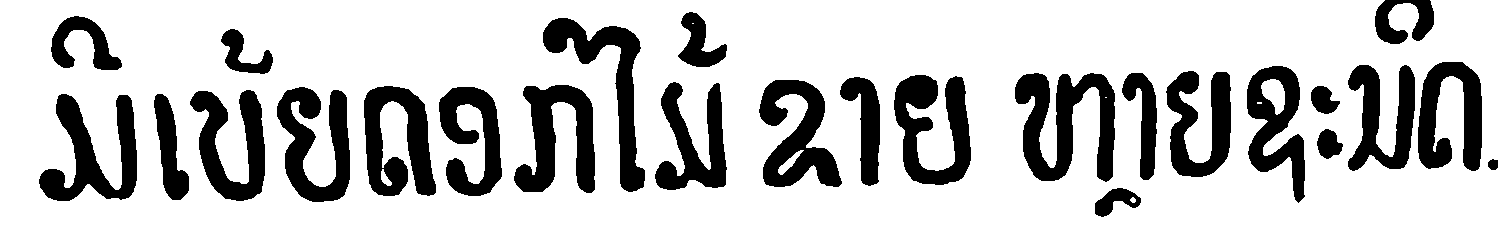
#> input picture sources/ink_a.png, 1498 x 244 px
$ python segment.py ../sources/ink_a.png ../sources/ink_b.png
#> lines starting #> are read from the running program, lines starting #| are printed output that depends on the picture; after the words box and inside, x2 and y2 are one past the last pixel; in counts of white or black regions, pixels touching at a corner belong together
"""Deskew a source-ink image, find letter components, save a numbered overview + component data."""
import json, sys
from pathlib import Path
import cv2, numpy as np
src, out = Path(sys.argv[1]), Path(sys.argv[2]); out.mkdir(parents=True, exist_ok=True)
img = cv2.imread(str(src), cv2.IMREAD_GRAYSCALE)
#> img: shape (244, 1498); 78.2% white; 26 black regions, largest, box (x1, y1, x2, y2) and area: (1015, 73, 1115, 182) 5827, (39, 94, 137, 201) 4784, (543, 18, 645, 192) 4773
ink = (img < 128).astype(np.uint8)
# deskew: angle of the best-fit line through component bottoms
n, lab, stats, cent = cv2.connectedComponentsWithStats(ink, 8)
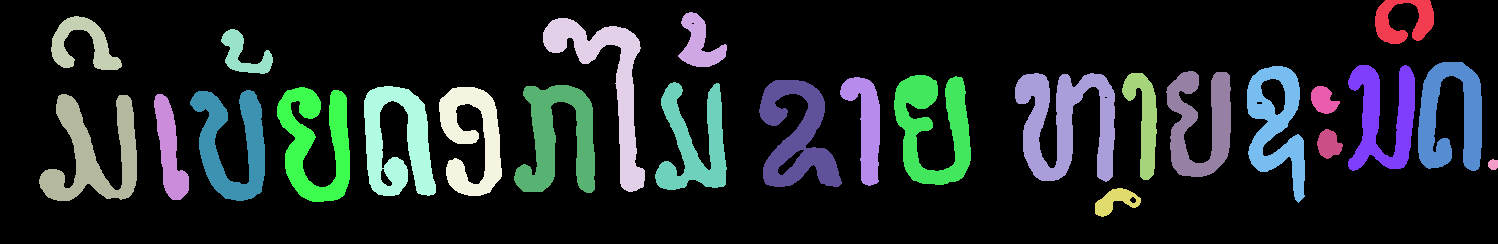
#> lab: shape (244, 1498) int32; 27 distinct labels, from 0 to 26; one colour per label, 0 black
#> n = 27; stats = 27 rows, first 6: [0, 0, 1498, 244, 285671], [1375, 0, 59, 44, 1466], [678, 12, 49, 55, 1345], [51, 16, 71, 54, 1752], [543, 18, 102, 174, 4773], [221, 29, 52, 45, 1030]; cent = 27 pairs, first value 82.87 to 1492.8, second value 21.05 to 200.7
big = [i for i in range(1, n) if stats[i, cv2.CC_STAT_AREA] > 400]
#> big = 25 values from 1 to 26
xs = np.array([stats[i, 0] + stats[i, 2] / 2 for i in big]); ys = np.array([stats[i, 1] + stats[i, 3] for i in big])
#> after `xs = np.array([stats[i, 0] + stats[i, 2] / 2 for i in big])`: xs = 25 values, max 1450 at index 5, min 86.5 at index 2, mean 793.1
#> after `ys = np.array([stats[i, 1] + stats[i, 3] for i in big])`: ys = 25 values, max 217 at index 24, min 44 at index 0, mean 166.3
ang = np.degrees(np.arctan(np.polyfit(xs, ys, 1)[0])) if len(big) > 2 else 0.0
#> ang = -0.442
h, w = ink.shape
#> h = 244; w = 1498
M = cv2.getRotationMatrix2D((w / 2, h / 2), ang, 1.0)
#> M = [[1, -0.00771, 0.963], [0.00771, 1, -5.77]]
cos, sin = abs(M[0, 0]), abs(M[0, 1]); nw, nh = int(h * sin + w * cos), int(h * cos + w * sin)
#> after `cos, sin = (abs(M[0, 0]), abs(M[0, 1]))`: cos = 1; sin = 0.00771
#> after `nw, nh = (int(h * sin + w * cos), int(h * cos + w * sin))`: nw = 1499; nh = 255
M[0, 2] += nw / 2 - w / 2; M[1, 2] += nh / 2 - h / 2
rot = cv2.warpAffine(ink * 255, M, (nw, nh), flags=cv2.INTER_CUBIC)
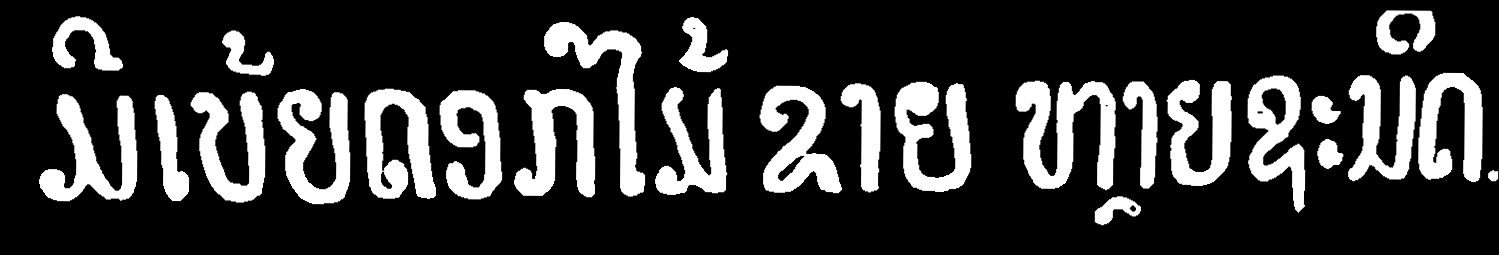
#> rot: shape (255, 1499); min 0, max 255, mean 53.3
rot = (rot > 127).astype(np.uint8)
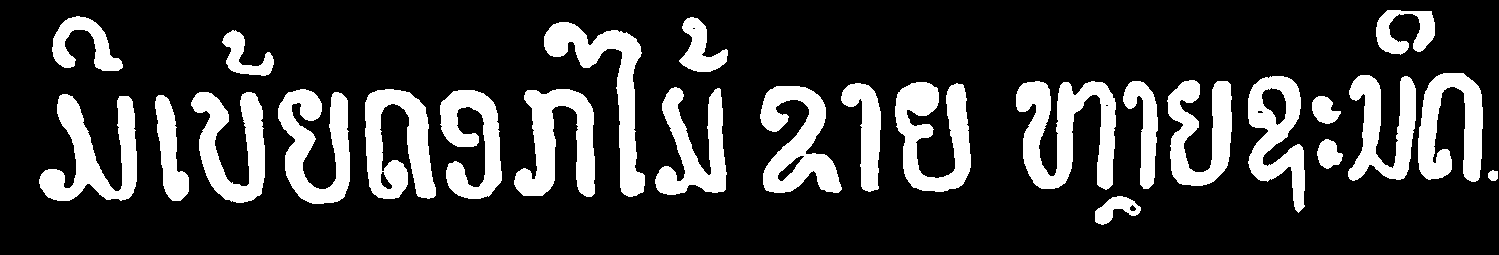
#> rot: shape (255, 1499); values 0 (black) and 1 (white), 20.9% white; 26 white regions, largest, box (x1, y1, x2, y2) and area: (1016, 81, 1116, 190) 5838, (39, 94, 137, 201) 4793, (544, 22, 645, 197) 4788
rot = cv2.morphologyEx(rot, cv2.MORPH_OPEN, np.ones((3, 3), np.uint8))   # remove paint speckle
#> rot: shape (255, 1499); values 0 (black) and 1 (white), 20.9% white; 26 white regions, largest, box (x1, y1, x2, y2) and area: (1016, 81, 1116, 189) 5829, (39, 94, 137, 201) 4787, (544, 22, 645, 197) 4780
if "--vclose" in sys.argv:   # bridge a horizontal gap left by a wire/crack crossing the letters
    k = int(sys.argv[sys.argv.index("--vclose") + 1])
    rot = cv2.morphologyEx(rot, cv2.MORPH_CLOSE, np.ones((k, 3), np.uint8))
if "--close" in sys.argv:    # fill paint pitting inside strokes
    k = int(sys.argv[sys.argv.index("--close") + 1])
    rot = cv2.morphologyEx(rot, cv2.MORPH_CLOSE, cv2.getStructuringElement(cv2.MORPH_ELLIPSE, (k, k)))
cv2.imwrite(str(out / "deskewed.png"), 255 - rot * 255)
n, lab, stats, cent = cv2.connectedComponentsWithStats(rot, 8)
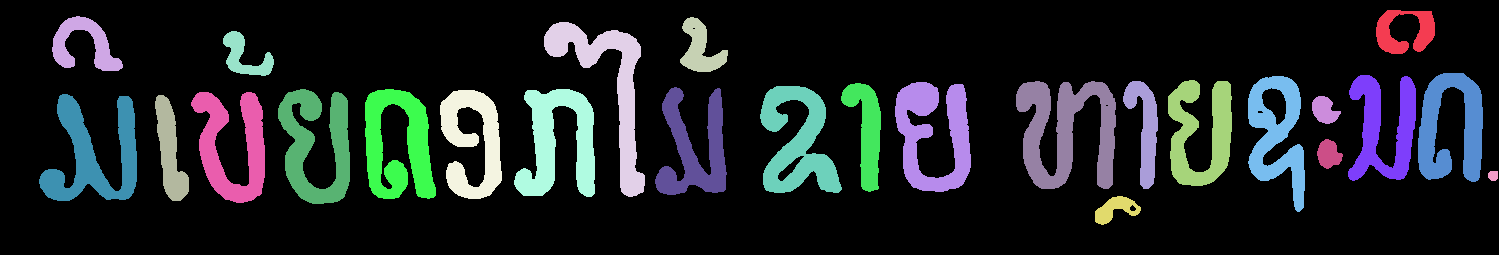
#> lab: shape (255, 1499) int32; 27 distinct labels, from 0 to 26; one colour per label, 0 black
#> stats = 27 rows, first 6: [0, 0, 1499, 255, 302439], [1376, 10, 59, 44, 1463], [52, 16, 71, 55, 1756], [680, 17, 48, 55, 1341], [544, 22, 101, 175, 4780], [223, 31, 51, 45, 1027]; cent = 27 pairs, first value 83.99 to 1492.8, second value 31.6 to 208.8
comps = []
for i in range(1, n):
    x, y, cw, ch, a = stats[i]
    if a < 150: continue
    comps.append({"id": len(comps), "label_index": int(i), "bbox": [int(x), int(y), int(cw), int(ch)], "area": int(a)})
#> this loop made 26 passes
#> (x, y, cw, ch, a) on passes 1 to 12: (1376, 10, 59, 44, 1463), (52, 16, 71, 55, 1756), (680, 17, 48, 55, 1341), (544, 22, 101, 175, 4780), (223, 31, 51, 45, 1027), (1418, 73, 65, 109, 4150), (1348, 75, 68, 106, 3768), (1248, 76, 57, 136, 3973), (1016, 81, 100, 108, 5829), (1123, 81, 35, 108, 1820), (1168, 80, 64, 106, 3947), (841, 83, 40, 109, 2232)
#> after the loop, comps = 25 items
comps.sort(key=lambda c: c["bbox"][0])
for k, c in enumerate(comps): c["id"] = k
#> this loop made 25 passes
vis = cv2.cvtColor(255 - rot * 255, cv2.COLOR_GRAY2BGR)
for c in comps:
    x, y, cw, ch = c["bbox"]
    cv2.rectangle(vis, (x, y), (x + cw, y + ch), (40, 120, 255), 2)
    cv2.putText(vis, str(c["id"]), (x, max(15, y - 4)), cv2.FONT_HERSHEY_SIMPLEX, 0.8, (220, 30, 30), 2)
#> this loop made 25 passes
#> (x, y, cw, ch) on passes 1 to 12: (39, 94, 98, 107), (52, 16, 71, 55), (155, 95, 34, 106), (191, 92, 74, 111), (223, 31, 51, 45), (278, 89, 72, 115), (365, 89, 71, 110), (440, 90, 62, 109), (514, 89, 81, 108), (544, 22, 101, 175), (655, 87, 72, 108), (680, 17, 48, 55)
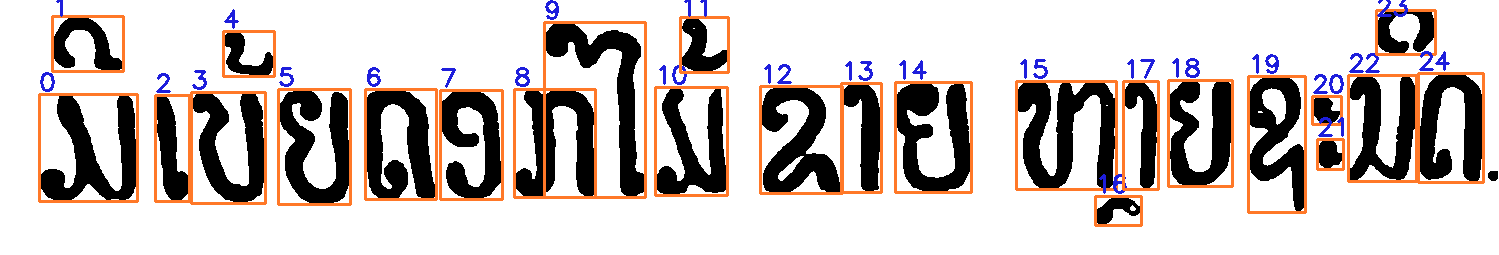
#> vis: shape (255, 1499, 3); mean B, G, R 190.3, 192.9, 200.9
cv2.imwrite(str(out / "components.png"), vis)
np.save(out / "labels.npy", lab)
(out / "components.json").write_text(json.dumps({"deskew_degrees": round(float(ang), 2), "components": comps}, indent=1))
print("deskew", round(float(ang), 2), "components", len(comps))
#| deskew -0.44 components 25
